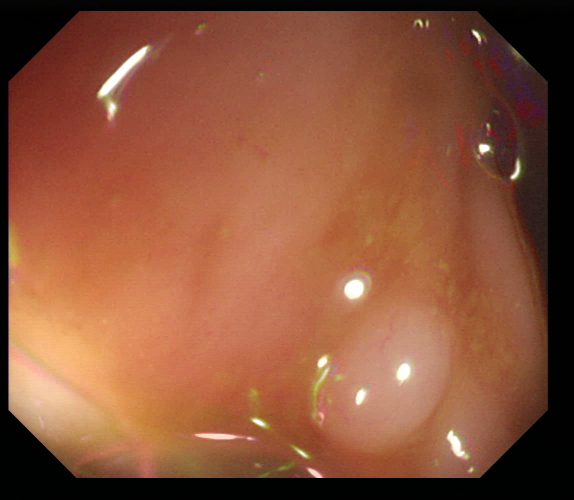
//> input picture testCanny3/testCanny/37.tiff, 574 x 500 px
$ ./testCanny   (built with g++ and OpenCV 4)
//> lines starting //> are read from the running program, lines starting //| are printed output that depends on the picture; after the words box and inside, x2 and y2 are one past the last pixel; in counts of white or black regions, pixels touching at a corner belong together
### testCanny3/testCanny/stdafx.h
// stdafx.h : 标准系统包含文件的包含文件，
// 或是经常使用但不常更改的
// 特定于项目的包含文件
//

#pragma once

#include "targetver.h"

#include <stdio.h>
#include <tchar.h>


// TODO:  在此处引用程序需要的其他头文件
#include <iostream>
#include <opencv2/core.hpp>
#include <opencv2/highgui.hpp>
#include <opencv2/imgproc.hpp>
#include <opencv2/imgcodecs.hpp>


using namespace std;
using namespace cv;

### testCanny3/testCanny/testCanny.cpp
// testCanny.cpp : 定义控制台应用程序的入口点。
//

#include "stdafx.h"

void  transfomHSV(Mat, Mat);


int main()
{
	Mat matSrc = imread("37.tiff", IMREAD_UNCHANGED);
//> matSrc is the input picture: 500 rows x 574 cols, CV_8UC3; mean B, G, R 58.2, 84.1, 139.6
	Mat matSrcHSV; //存放HSV图片 H表示色调 S表示饱和度 V表示亮度
	Mat matSrcgray; //存放灰度图片
	Mat matDst1 = matSrc.clone();
	Mat matSrcMask, matSrcgrayMask;
	vector<Mat> matSrcsplit;
	Mat matH, matS, matV;
	int ThresholdS, ThresholdV;//S V颜色空间阈值

	if (matSrc.empty())
	{
		exit(-1);
	}


	cvtColor(matSrc, matSrcHSV, COLOR_BGR2HSV); //转化为HSV空间
//> matSrcHSV: 500 rows x 574 cols, CV_8UC3; mean H, S, V 18.2, 157.8, 139.8
	cvtColor(matSrc, matSrcgray, COLOR_BGR2GRAY);
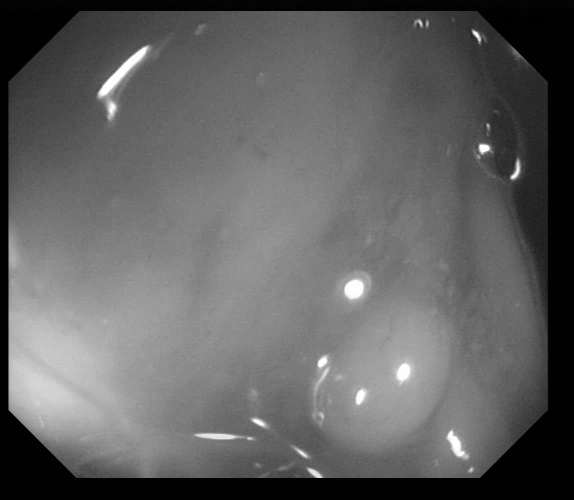
//> matSrcgray: 500 rows x 574 cols, CV_8UC1; min 0, max 255, mean 97.7

	threshold(matSrcgray, matSrcgrayMask, 185, 255, 0);
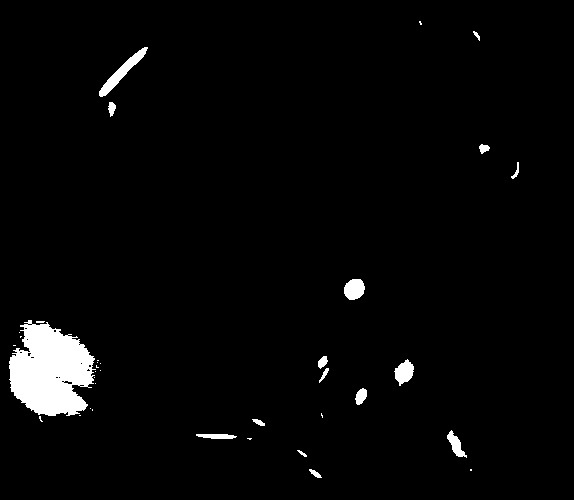
//> matSrcgrayMask: 500 rows x 574 cols, CV_8UC1; 2.8% white; 36 white regions (20 under 20 px), largest, box (x1, y1, x2, y2) and area: (9, 320, 96, 416) 5790, (99, 47, 148, 97) 560, (344, 279, 365, 300) 347

	// [11 lines of commented-out code are left out]


	split(matSrcHSV,matSrcsplit); //分离颜色通道
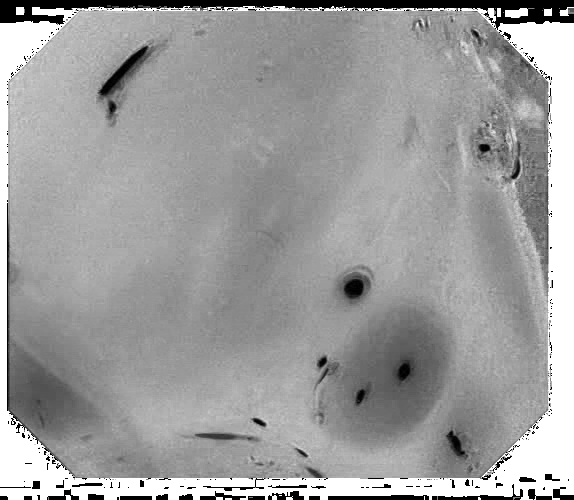
//> matSrcsplit[1]: 500 rows x 574 cols, CV_8UC1; min 0, max 255, mean 157.8
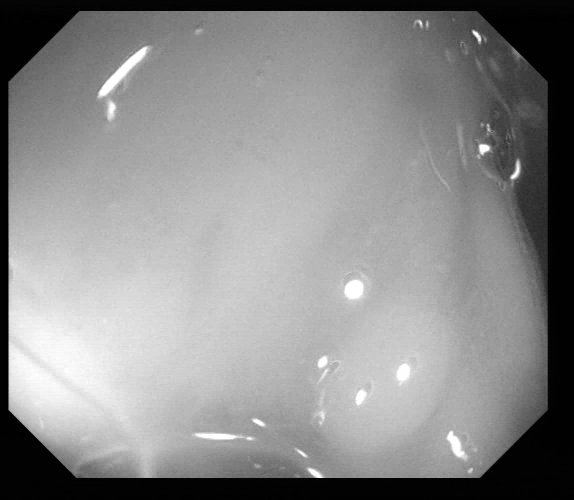
//> matSrcsplit[2]: 500 rows x 574 cols, CV_8UC1; min 0, max 255, mean 139.8

	matH = matSrcsplit.at(0);  //  显示出各层颜色空间的值
	matS = matSrcsplit.at(1);
	matV = matSrcsplit.at(2);


//	matH = matH * 2;
	matS = matS /255 * 100;  //opencv中范围不一致，需要转换一下
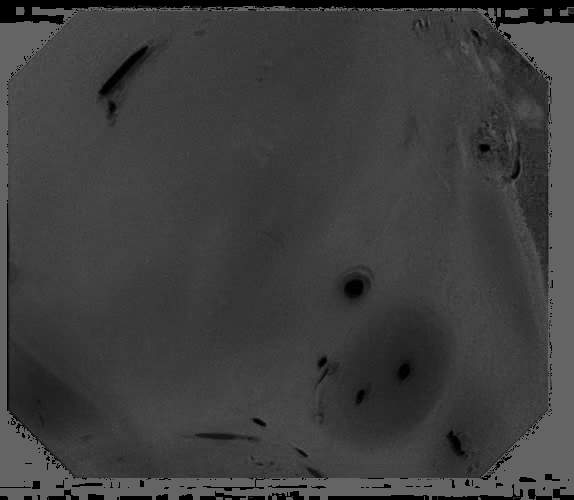
//> matS: 500 rows x 574 cols, CV_8UC1; min 0, max 100, mean 61.9
	matV = matV /255 * 100;

	ThresholdS = 25; // 各空间初始化阈值
	ThresholdV = 50;

	threshold(matS, matS, ThresholdS,255, 1); //阈值函数
//> matS: 500 rows x 574 cols, CV_8UC1; 4.2% white; 322 white regions (272 under 20 px), largest, box (x1, y1, x2, y2) and area: (0, 0, 574, 30) 5949, (99, 46, 148, 96) 569, (328, 495, 429, 500) 427
	threshold(matV, matV, ThresholdV,255, 0);
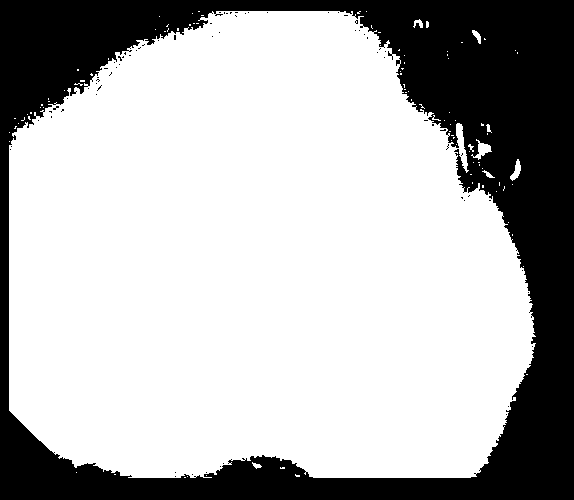
//> matV: 500 rows x 574 cols, CV_8UC1; 70.7% white; 73 black regions (72 under 20 px), largest, box (x1, y1, x2, y2) and area: (0, 0, 574, 500) 84000

	matSrcMask = 0.5*matS + 0.5*matV; // 选出S空间小V空间大的地方

	threshold(matSrcMask, matSrcMask, 160, 255, 0); //将亮点二值化
//> matSrcMask: 500 rows x 574 cols, CV_8UC1; 0.74% white; 30 white regions (15 under 20 px), largest, box (x1, y1, x2, y2) and area: (99, 46, 148, 96) 569, (344, 279, 364, 299) 317, (396, 360, 414, 384) 270

	Mat element =getStructuringElement(MORPH_ELLIPSE,Size(5,5)); //放大亮斑点 运用膨胀运算
	dilate(matSrcMask, matSrcMask, element);
//> matSrcMask: 500 rows x 574 cols, CV_8UC1; 1.5% white; 23 white regions (2 under 20 px), largest, box (x1, y1, x2, y2) and area: (97, 44, 150, 98) 906, (342, 274, 366, 301) 473, (394, 358, 416, 386) 438
	dilate(matSrcgrayMask, matSrcgrayMask, element);
//> matSrcgrayMask: 500 rows x 574 cols, CV_8UC1; 3.9% white; 19 white regions, largest, box (x1, y1, x2, y2) and area: (7, 318, 103, 424) 6992, (97, 45, 150, 99) 874, (342, 277, 367, 302) 497

	namedWindow("colne");
	namedWindow("colne2");
	namedWindow("colne3");
//	namedWindow("colne4");
//	namedWindow("colne5");
	namedWindow("colne6");


	moveWindow("colne", 0, 0);
	moveWindow("colne2", matSrcHSV.cols, 0);
	moveWindow("colne3", matSrcHSV.cols * 2,0);
//	moveWindow("colne4", 0, matSrcHSV.rows);
//	moveWindow("colne5", matSrcHSV.cols, matSrcHSV.rows);
	moveWindow("colne6", matSrcHSV.cols*2, matSrcHSV.rows);


	//cout << dStartTime<< endl;

	imshow("colne",  matSrc);
	imshow("colne2", matSrcHSV);
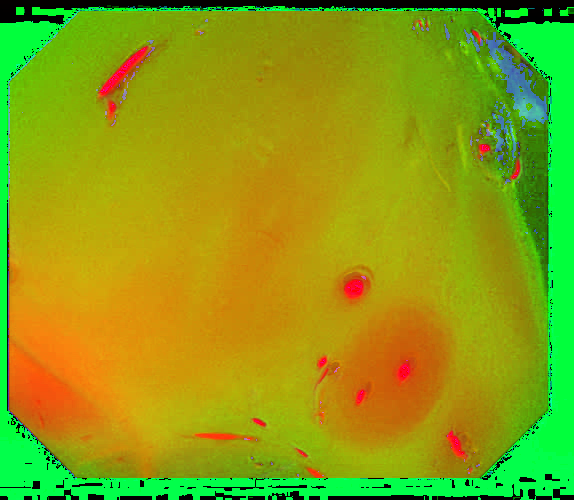
//> window 'colne2': 500 rows x 574 cols, CV_8UC3; mean B, G, R 18.2, 157.8, 139.8
	imshow("colne3", matSrcMask);
//	imshow("colne4", matS);
//	imshow("colne5", matV);
//	imshow("colne6", matH);
	imshow("colne6", matSrcgrayMask);


	waitKey(-1);
	/*system("pause");*/
    return 0;
}
//--------------------------------融合函数----------------------------------

// [50 lines left out: functions addpictuer, transfomHSV, not called in this run]

$ run again, with testCanny3/testCanny/1.tiff copied over testCanny3/testCanny/37.tiff
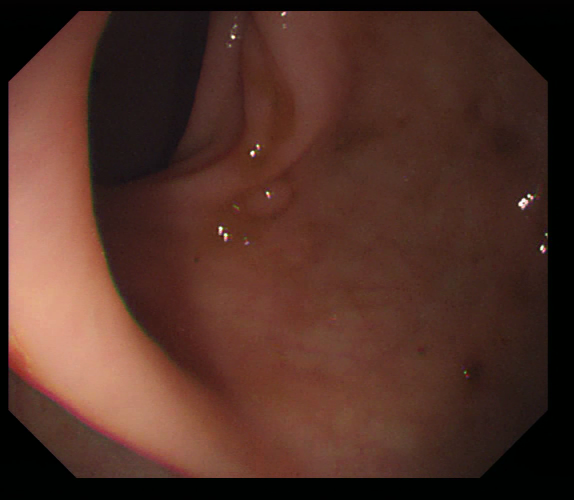
//> input picture testCanny3/testCanny/1.tiff, 574 x 500 px
//> matSrc is the input picture: 500 rows x 574 cols, CV_8UC3; mean B, G, R 39, 48.7, 81.2
//> matSrcHSV: 500 rows x 574 cols, CV_8UC3; mean H, S, V 20.3, 146.2, 81.4
//> `dilate(matSrcgrayMask, matSrcgrayMask, element);`:
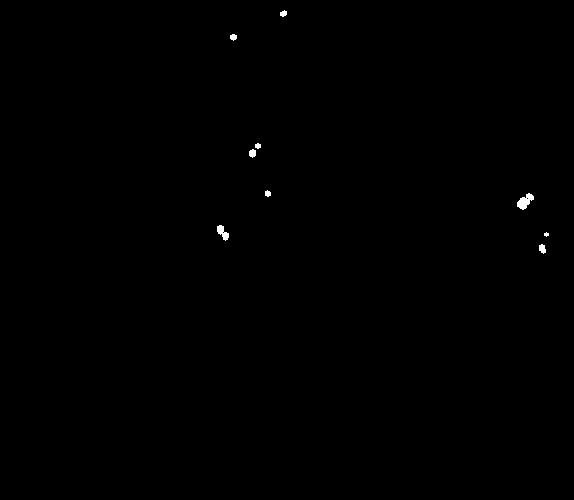
//> matSrcgrayMask: 500 rows x 574 cols, CV_8UC1; 0.18% white; 9 white regions (1 under 20 px), largest, box (x1, y1, x2, y2) and area: (517, 193, 534, 210) 159, (217, 225, 229, 241) 103, (539, 244, 546, 254) 51
//> `imshow("colne2", matSrcHSV);`:
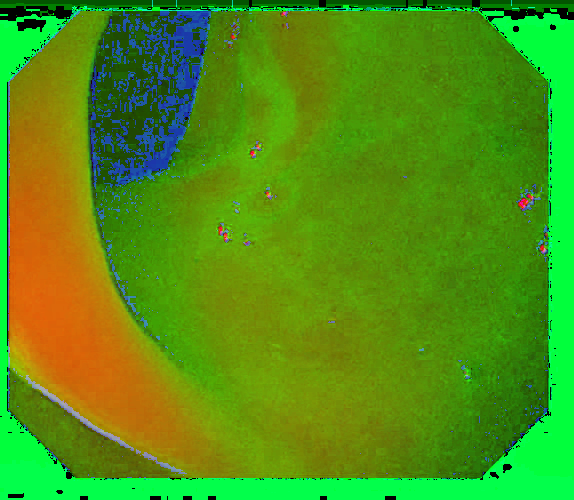
//> window 'colne2': 500 rows x 574 cols, CV_8UC3; mean B, G, R 20.3, 146.2, 81.4

$ run again, with testCanny3/testCanny/5.tiff copied over testCanny3/testCanny/37.tiff
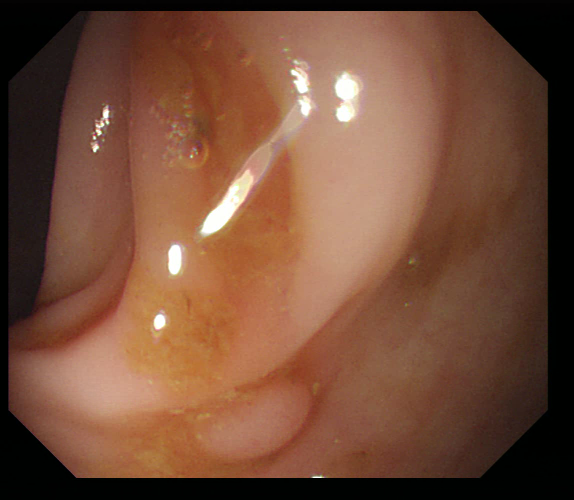
//> input picture testCanny3/testCanny/5.tiff, 574 x 500 px
//> matSrc is the input picture: 500 rows x 574 cols, CV_8UC3; mean B, G, R 56.3, 76.5, 116.1
//> matSrcHSV: 500 rows x 574 cols, CV_8UC3; mean H, S, V 19, 145.2, 116.3
//> `threshold(matV, matV, ThresholdV,255, 0);`:
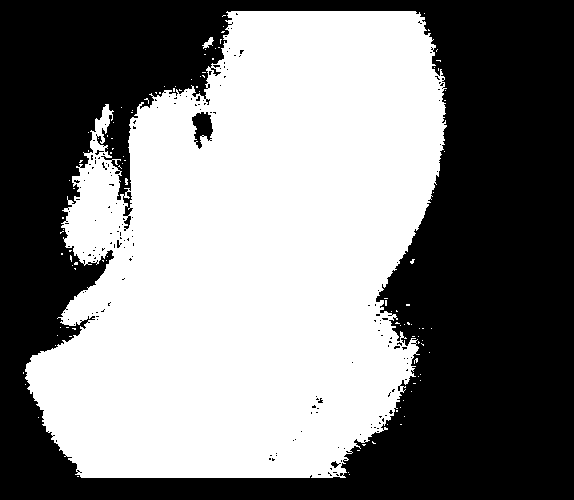
//> matV: 500 rows x 574 cols, CV_8UC1; 50.3% white; 180 black regions (176 under 20 px), largest, box (x1, y1, x2, y2) and area: (0, 0, 574, 500) 141656, (192, 112, 213, 149) 461, (331, 461, 341, 468) 32, (117, 240, 122, 248) 21
//> `imshow("colne2", matSrcHSV);`:
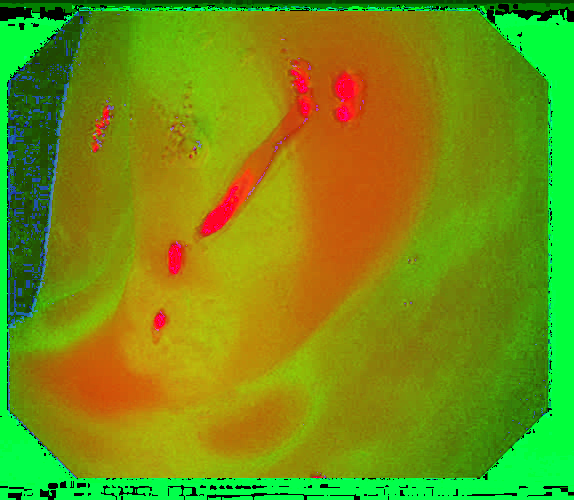
//> window 'colne2': 500 rows x 574 cols, CV_8UC3; mean B, G, R 19, 145.2, 116.3

$ run again, with testCanny3/testCanny/bird.jpg saved as testCanny3/testCanny/37.tiff
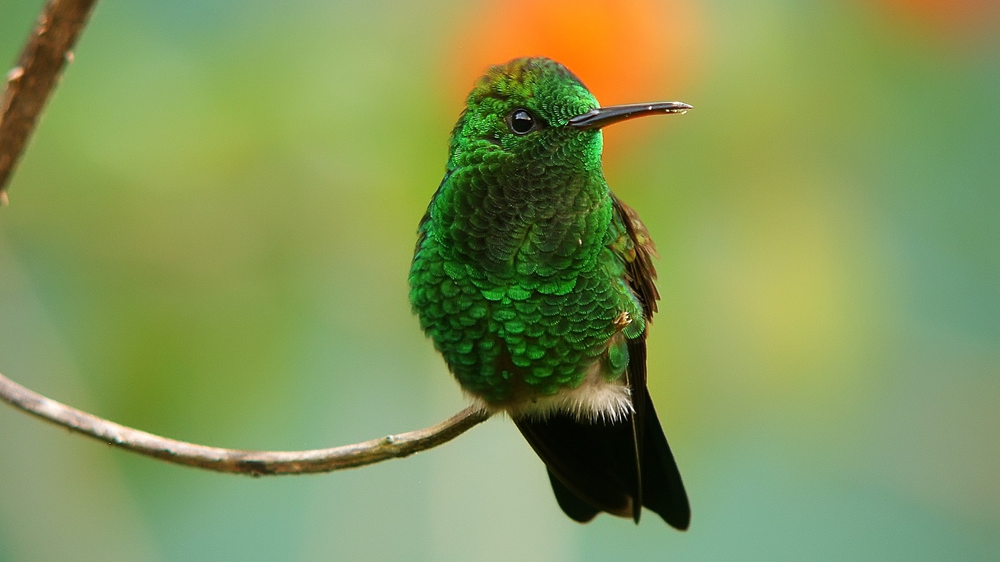
//> input picture testCanny3/testCanny/bird.jpg, 1000 x 562 px, shrunk from 1920 x 1080 before the run
//> matSrc is the input picture: 562 rows x 1000 cols, CV_8UC3; mean B, G, R 88, 149.5, 130.4
//> matSrcHSV: 562 rows x 1000 cols, CV_8UC3; mean H, S, V 42.9, 118.4, 154.3
//> `imshow("colne2", matSrcHSV);`:
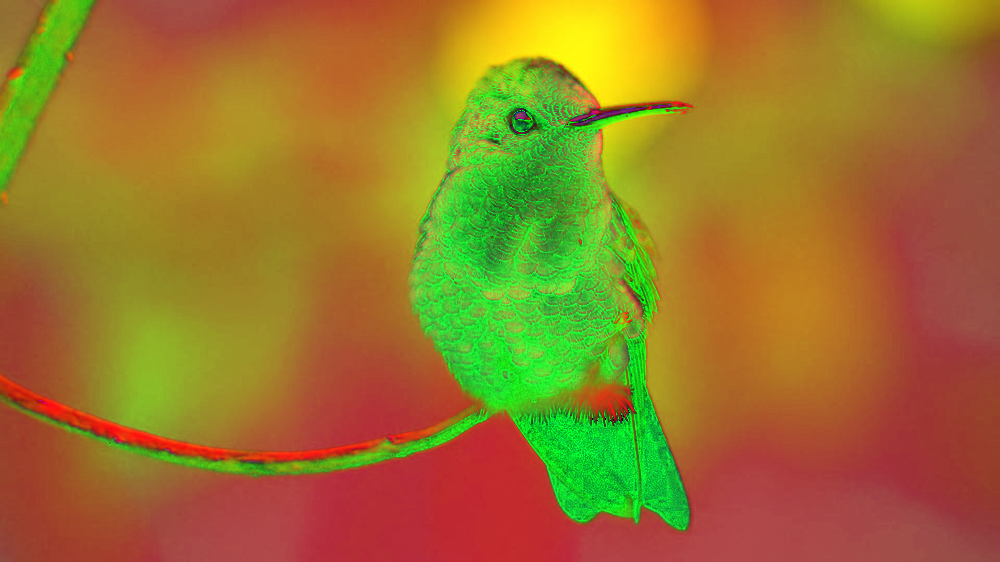
//> window 'colne2': 562 rows x 1000 cols, CV_8UC3; mean B, G, R 42.9, 118.4, 154.3
